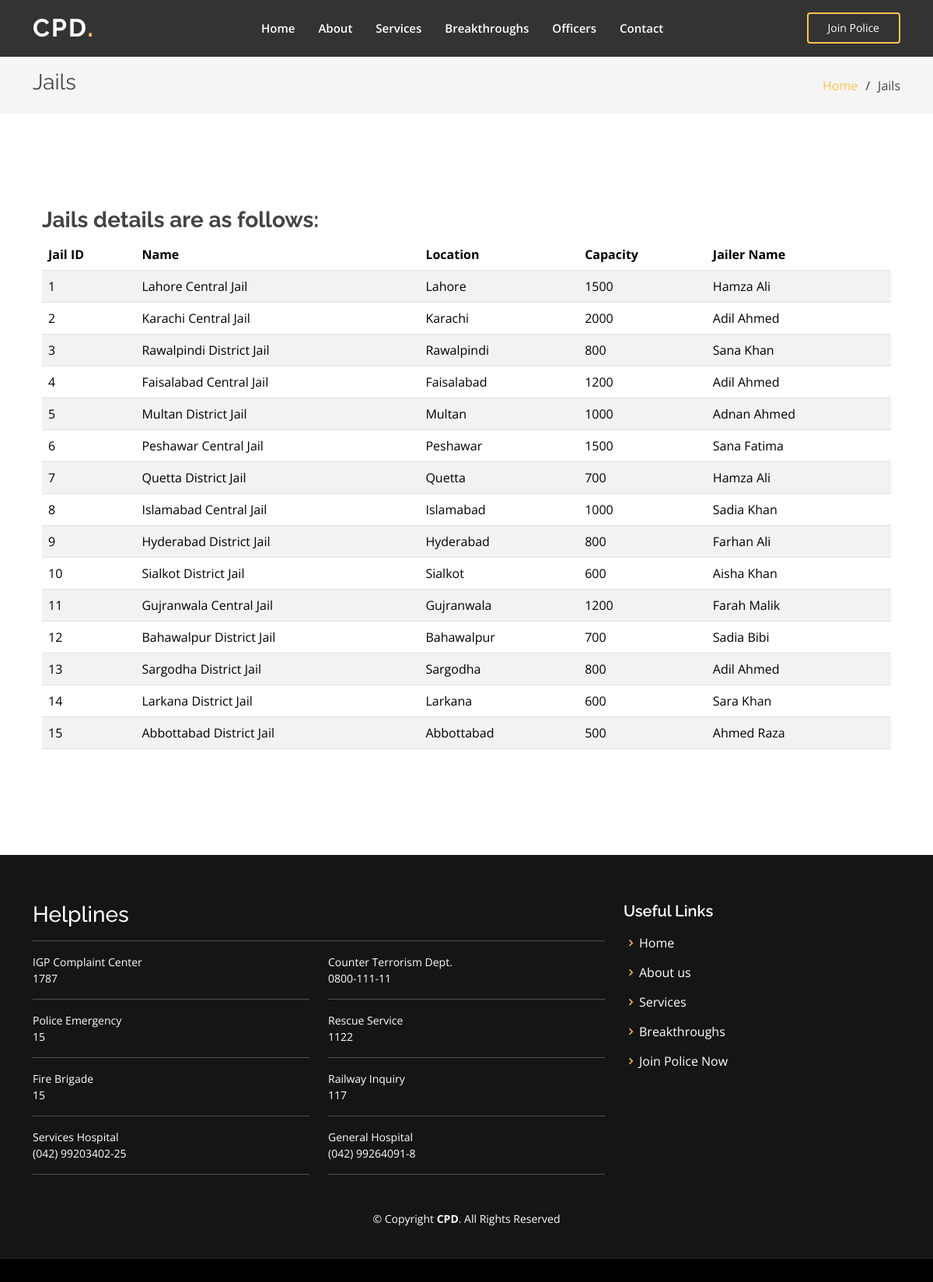
Page /jail.php on the committed database.
### tables this page shows
CREATE TABLE `jail` (
  `jail_id` int(11) NOT NULL,
  `location` varchar(50) DEFAULT NULL,
  `name` varchar(50) DEFAULT NULL,
  `capacity` int(11) DEFAULT NULL,
  `jailer_id` int(11) DEFAULT NULL
);

CREATE TABLE `commisionedofficer` (
  `commofficerid` int(11) NOT NULL,
  `name` varchar(20) DEFAULT NULL,
  `age` int(11) DEFAULT NULL,
  `rank` varchar(30) DEFAULT NULL,
  `posting` varchar(50) DEFAULT NULL,
  `contact_no` int(11) DEFAULT NULL
);

### jail.php (the view, shortened to what this page needs)
<!DOCTYPE html>
<html lang="en">
<head>
  <link href="assets/vendor/aos/aos.css" rel="stylesheet">
  <link href="assets/vendor/bootstrap/css/bootstrap.min.css" rel="stylesheet">
  <link href="assets/vendor/bootstrap-icons/bootstrap-icons.css" rel="stylesheet">
  <link href="assets/vendor/boxicons/css/boxicons.min.css" rel="stylesheet">
  <link href="assets/vendor/glightbox/css/glightbox.min.css" rel="stylesheet">
  <link href="assets/vendor/remixicon/remixicon.css" rel="stylesheet">
  <link href="assets/vendor/swiper/swiper-bundle.min.css" rel="stylesheet">
  <link href="assets/css/style.css" rel="stylesheet">
</head>
<body>
  <header id="header" class="fixed-top header-inner-pages">
    <div class="container d-flex align-items-center justify-content-lg-between">
      <h1 class="logo me-auto me-lg-0"><a href="index.php">CPD<span>.</span></a></h1>
      <nav id="navbar" class="navbar order-last order-lg-0">
        <ul>
          <li><a class="nav-link scrollto " href="/boot/index.php#hero">Home</a></li>
          <li><a class="nav-link scrollto" href="/boot/index.php#about">About</a></li>
          <li><a class="nav-link scrollto" href="/boot/index.php#services">Services</a></li>
          <li><a class="nav-link scrollto " href="/boot/index.php#Breakthroughs">Breakthroughs</a></li>
          <li><a class="nav-link scrollto" href="/boot/index.php#team">Officers</a></li>
          <li><a class="nav-link scrollto" href="/boot/index.php#cta">Contact</a></li>
        </ul>
      </nav>
      <a href="https://www.punjabpolice.gov.pk/recruitment2011" target="_blank" class="get-started-btn">Join Police</a>
    </div>
  </header>
  <main id="main">
    <section class="breadcrumbs">
      <div class="container">
        <div class="d-flex justify-content-between align-items-center">
          <h2>Jails</h2>
          <ol>
            <li><a href="index.php">Home</a></li>
            <li>Jails</li>
          </ol>
        </div>
      </div>
    </section>
    <section class="inner-page">
      <div class="container">
      <?php
          include_once './backend/db.php';
            $sql = "SELECT jail_id,j.name as jname,j.location,capacity,c.name FROM jail j join commisionedofficer c on j.jailer_id = c.commofficerid;";
            $stmt = $conn->prepare($sql);
            $stmt->execute();
            $result = $stmt->get_result();
          if (isset($result)) {
            if ($result->num_rows > 0) {
              echo "<section><div class='container' data-aos='fade-up'><h3 class='fw-bold'>Jails details are as follows:</h3>";
              echo "<table class='table table-striped'>";
              echo "<thead><tr><th>Jail ID</th><th>Name</th><th>Location</th><th>Capacity</th><th>Jailer Name</th></tr></thead><tbody>";
              while ($row = $result->fetch_assoc()) {
                echo "<tr>";
                echo "<td>{$row["jail_id"]}</td>";
                echo "<td>{$row["jname"]}</td>";
                echo "<td>{$row["location"]}</td>";
                echo "<td>{$row["capacity"]}</td>";
                echo "<td>{$row["name"]}</td>";
                echo "</tr>";
              }
              echo "</tbody></table>";
              echo "</div></section>";
            } else {
              echo "<section><div class='container'>No Record was found.</div></section>";
            }
          }
          ?>
      </div>
    </section>
  </main>
  <footer id="footer">
    <div class="footer-top">
      <div class="container">
        <div class="row">
          <div class="col-lg-8 col-md-8 col-sm-8" id="footer-mid-c1">
            <div class="row" id="footer-help-wrap">
              <div class="col-12" id="footer-help">
                <div class="row" id="foot-help-title-wrap">
                  <div class="col-12 fm-title" id="foot-help-title">
                    <h3>Helplines</h3>
                    <hr>
                  </div>
                </div>
                <div class="row" id="foot-help-list-wrap">
                  <div class="col-lg-6 col-md-3 col-sm-6 col-12" id="foot-help-c1">
                    <div class="foot-help-txt" id="foot-igpcc-txt">
                      <div class="foot-help-text-1" id="foot-igpcc-txt-1">IGP Complaint Center</div>
                      <div class="foot-help-text-2" id="foot-igpcc-txt-2">1787</div>
                      <hr>
                      <div class="foot-help-text-1" id="foot-igpcc-txt-1">Police Emergency</div>
                      <div class="foot-help-text-2" id="foot-igpcc-txt-2">15</div>
                      <hr>
                      <div class="foot-help-text-1" id="foot-igpcc-txt-1">Fire Brigade</div>
                      <div class="foot-help-text-2" id="foot-igpcc-txt-2">15</div>
                      <hr>
                      <div class="foot-help-text-1" id="foot-igpcc-txt-1">Services Hospital</div>
                      <div class="foot-help-text-2" id="foot-igpcc-txt-2">(042) 99203402-25</div>
                      <hr>
                    </div>
                  </div>
                  <div class="col-lg-6 col-md-3 col-sm-6" id="foot-help-c2">
                    <div class="foot-help-txt" id="foot-igpcc-txt">
                      <div class="foot-help-text-1" id="foot-igpcc-txt-1">Counter Terrorism Dept.</div>
                      <div class="foot-help-text-2" id="foot-igpcc-txt-2">0800-111-11</div>
                      <hr>
                      <div class="foot-help-text-1" id="foot-igpcc-txt-1">Rescue Service</div>
                      <div class="foot-help-text-2" id="foot-igpcc-txt-2">1122</div>
                      <hr>
                      <div class="foot-help-text-1" id="foot-igpcc-txt-1">Railway Inquiry</div>
                      <div class="foot-help-text-2" id="foot-igpcc-txt-2">117</div>
                      <hr>
                      <div class="foot-help-text-1" id="foot-igpcc-txt-1">General Hospital</div>
                      <div class="foot-help-text-2" id="foot-igpcc-txt-2">(042) 99264091-8</div>
                      <hr>
                    </div>
                  </div>
                </div>
              </div>
            </div>
        </div>
        <div class="col-lg-4 col-md-4 col-sm-4  footer-links fs-6">
          <h4 class="fs-5">Useful Links</h4>
          <ul>
            <li><i class="bx bx-chevron-right"></i> <a href="/boot/index.php#hero">Home</a></li>
            <li><i class="bx bx-chevron-right"></i> <a href="/boot/index.php#about">About us</a></li>
            <li><i class="bx bx-chevron-right"></i> <a href="/boot/index.php#services">Services</a></li>
            <li><i class="bx bx-chevron-right"></i> <a href="/boot/index.php#Breakthroughs">Breakthroughs</a></li>
            <li><i class="bx bx-chevron-right"></i> <a href="https://www.punjabpolice.gov.pk/recruitment2011" target="_blank">Join Police Now</a></li>
          </ul>
        </div>
      </div>
    </div>
    <div class="container">
      <div class="copyright">
        &copy; Copyright <strong><span>CPD</span></strong>. All Rights Reserved
      </div>
      <div class="credits">
      </div>
    </div>
    </div>
  </footer>
</body>
</html>

### assets/css/style.css (style rules this page uses)
body { font-family: "Open Sans", sans-serif; color: #444444; }
a { color: #ffc451; text-decoration: none; }
h1, h2, h3, h4, h5, h6 { font-family: "Raleway", sans-serif; }
#header { transition: all 0.5s; z-index: 997; padding: 15px 0; }
#header.header-scrolled, #header.header-inner-pages { background: rgba(0, 0, 0, 0.8); }
#header .logo { font-size: 32px; margin: 0; padding: 0; line-height: 1; font-weight: 700; letter-spacing: 2px; text-transform: uppercase; }
#header .logo a { color: #fff; }
#header .logo a span { color: #ffc451; }
.get-started-btn { color: #fff; border-radius: 4px; padding: 7px 25px 8px 25px; white-space: nowrap; transition: 0.3s; font-size: 14px; display: inline-block; border: 2px solid #ffc451; }
.navbar { padding: 0; }
.navbar ul { margin: 0; padding: 0; display: flex; list-style: none; align-items: center; }
.navbar li { position: relative; }
.navbar a, .navbar a:focus { display: flex; align-items: center; justify-content: space-between; padding: 10px 0 10px 30px; font-size: 15px; font-weight: 600; color: #fff; white-space: nowrap; transition: 0.3s; }
section { padding: 60px 0; overflow: hidden; }
.breadcrumbs { padding: 15px 0; background: whitesmoke; min-height: 40px; margin-top: 74px; }
.breadcrumbs h2 { font-size: 28px; font-weight: 400; }
.breadcrumbs ol { display: flex; flex-wrap: wrap; list-style: none; padding: 0; margin: 0; }
.breadcrumbs ol li+li { padding-left: 10px; }
.breadcrumbs ol li+li::before { display: inline-block; padding-right: 10px; color: #2f2f2f; content: "/"; }
#footer { background: black; padding: 0 0 30px 0; color: #fff; font-size: 14px; }
#footer .footer-top { background: #151515; border-bottom: 1px solid #222222; padding: 60px 0 30px 0; }
#footer .footer-top h4 { font-size: 16px; font-weight: 600; color: #fff; position: relative; padding-bottom: 12px; }
#footer .footer-top .footer-links { margin-bottom: 30px; }
#footer .footer-top .footer-links ul { list-style: none; padding: 0; margin: 0; }
#footer .footer-top .footer-links ul i { padding-right: 2px; color: #ffc451; font-size: 18px; line-height: 1; }
#footer .footer-top .footer-links ul li { padding: 10px 0; display: flex; align-items: center; }
#footer .footer-top .footer-links ul li:first-child { padding-top: 0; }
#footer .footer-top .footer-links ul a { color: #fff; transition: 0.3s; display: inline-block; line-height: 1; }
#footer .copyright { text-align: center; padding-top: 30px; }
#footer .credits { padding-top: 10px; text-align: center; font-size: 13px; color: #fff; }

### rows in the picture
jail: jail_id "1", name "Lahore Central Jail", location "Lahore", capacity "1500", jailer.name "Hamza Ali"
jail: jail_id "2", name "Karachi Central Jail", location "Karachi", capacity "2000", jailer.name "Adil Ahmed"
jail: jail_id "3", name "Rawalpindi District Jail", location "Rawalpindi", capacity "800", jailer.name "Sana Khan"
jail: jail_id "4", name "Faisalabad Central Jail", location "Faisalabad", capacity "1200", jailer.name "Adil Ahmed"
jail: jail_id "5", name "Multan District Jail", location "Multan", capacity "1000", jailer.name "Adnan Ahmed"
jail: jail_id "6", name "Peshawar Central Jail", location "Peshawar", capacity "1500", jailer.name "Sana Fatima"
jail: jail_id "7", name "Quetta District Jail", location "Quetta", capacity "700", jailer.name "Hamza Ali"
jail: jail_id "8", name "Islamabad Central Jail", location "Islamabad", capacity "1000", jailer.name "Sadia Khan"
jail: jail_id "9", name "Hyderabad District Jail", location "Hyderabad", capacity "800", jailer.name "Farhan Ali"
jail: jail_id "10", name "Sialkot District Jail", location "Sialkot", capacity "600", jailer.name "Aisha Khan"
jail: jail_id "11", name "Gujranwala Central Jail", location "Gujranwala", capacity "1200", jailer.name "Farah Malik"
jail: jail_id "12", name "Bahawalpur District Jail", location "Bahawalpur", capacity "700", jailer.name "Sadia Bibi"
jail: jail_id "13", name "Sargodha District Jail", location "Sargodha", capacity "800", jailer.name "Adil Ahmed"
jail: jail_id "14", name "Larkana District Jail", location "Larkana", capacity "600", jailer.name "Sara Khan"
jail: jail_id "15", name "Abbottabad District Jail", location "Abbottabad", capacity "500", jailer.name "Ahmed Raza"
